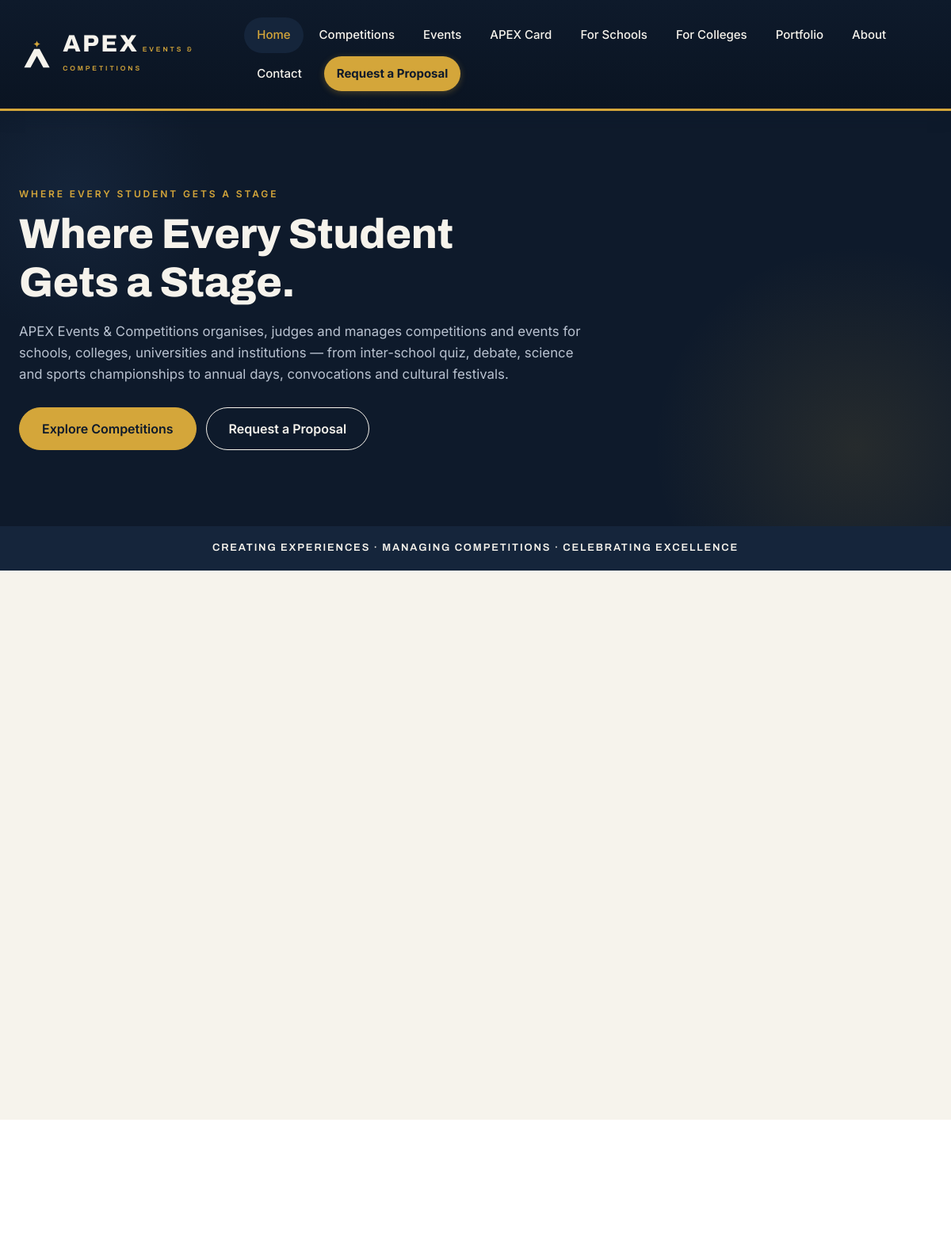
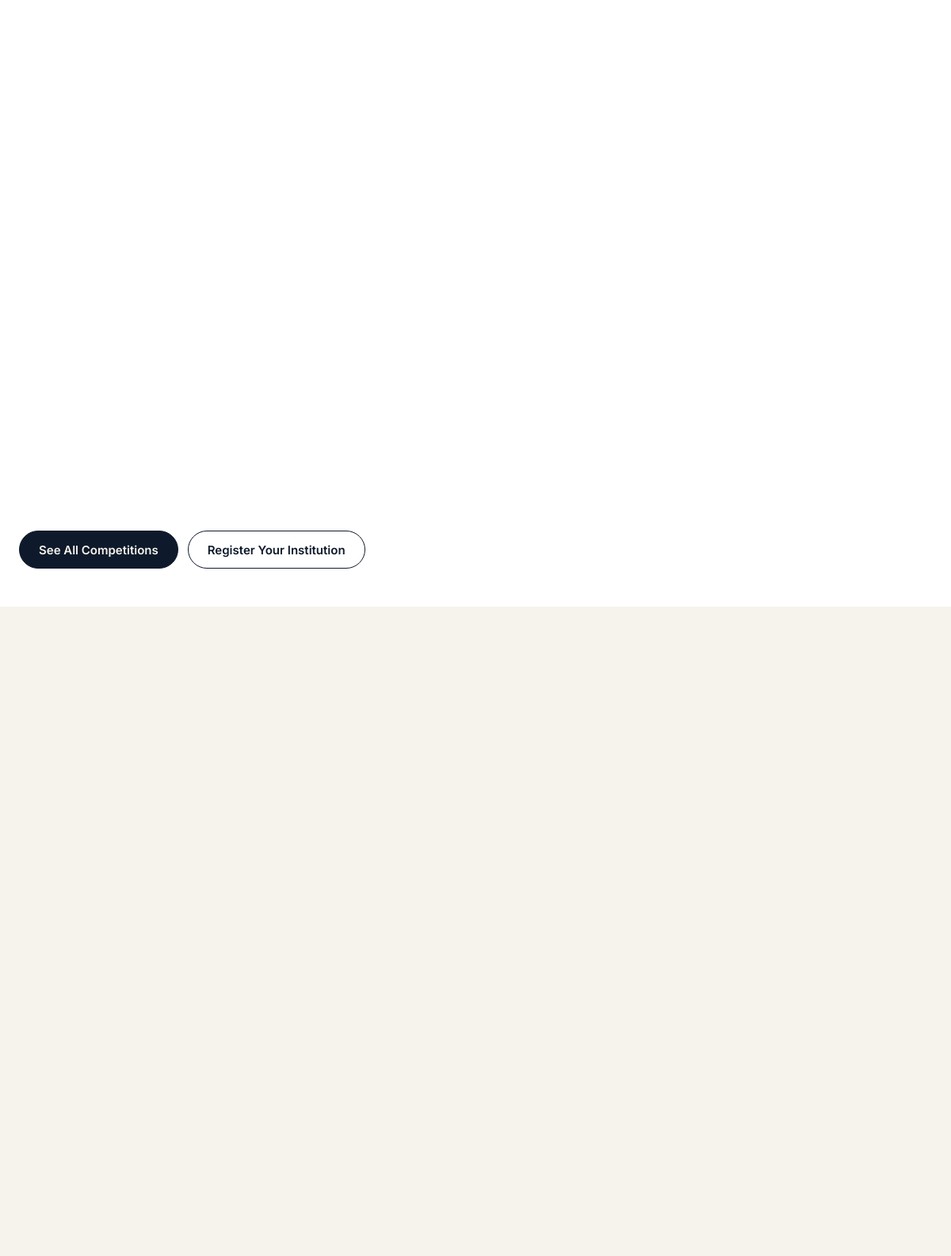
The page / (upper part) on the database its author committed (2 pictures, top to bottom).
### tables this page shows
CREATE TABLE `navigation_items` (
  `id` INT UNSIGNED NOT NULL AUTO_INCREMENT,
  `label` VARCHAR(100) NOT NULL,
  `url` VARCHAR(255) NOT NULL,
  `location` ENUM('header','footer','footer_company','footer_services','footer_for','footer_card') NOT NULL DEFAULT 'header',
  `sort_order` INT NOT NULL DEFAULT 0,
  `is_active` TINYINT(1) NOT NULL DEFAULT 1,
  `is_cta` TINYINT(1) NOT NULL DEFAULT 0,
  PRIMARY KEY (`id`),
  KEY `idx_location` (`location`, `sort_order`)
);

### config/database.php (called while the page is built)
<?php
$dbConfig = [
    'host'     => $_ENV['DB_HOST']     ?? getenv('DB_HOST')     ?: 'localhost',
    'name'     => $_ENV['DB_NAME']     ?? getenv('DB_NAME')     ?: 'apex_db',
    'user'     => $_ENV['DB_USER']     ?? getenv('DB_USER')     ?: 'root',
    'pass'     => $_ENV['DB_PASS']     ?? getenv('DB_PASS')     ?: '',
    'charset'  => 'utf8mb4',
    'port'     => $_ENV['DB_PORT']     ?? getenv('DB_PORT')     ?: 3306,
];
function db(): PDO
{
    static $pdo = null;
    if ($pdo instanceof PDO) {
        return $pdo;
    }
    global $dbConfig;
    $dsn = sprintf(
        'mysql:host=%s;port=%d;dbname=%s;charset=%s',
        $dbConfig['host'], (int)$dbConfig['port'], $dbConfig['name'], $dbConfig['charset']
    );
    try {
        $pdo = new PDO($dsn, $dbConfig['user'], $dbConfig['pass'], [
            PDO::ATTR_ERRMODE            => PDO::ERRMODE_EXCEPTION,
            PDO::ATTR_DEFAULT_FETCH_MODE => PDO::FETCH_ASSOC,
            PDO::ATTR_EMULATE_PREPARES   => false,
            PDO::MYSQL_ATTR_INIT_COMMAND => "SET NAMES 'utf8mb4' COLLATE 'utf8mb4_unicode_ci'",
        ]);
    } catch (PDOException $e) {
        http_response_code(500);
        if (!empty($_ENV['APP_DEBUG']) || getenv('APP_DEBUG') === 'true') {
            exit('Database connection failed: ' . htmlspecialchars($e->getMessage()));
        }
        error_log('[APEX] DB connection failed: ' . $e->getMessage());
        exit('We could not connect to the database right now. Please try again shortly.');
    }
    return $pdo;
}

### includes/functions.php (called while the page is built, shortened)
<?php
if (!function_exists('e')) {
    function e($v): string {
        return htmlspecialchars((string)$v, ENT_QUOTES | ENT_SUBSTITUTE, 'UTF-8');
    }
}
if (!function_exists('nav_items')) {
    function nav_items(string $location): array {
        try {
            $stmt = db()->prepare('SELECT label,url,is_cta FROM navigation_items WHERE location=? AND is_active=1 ORDER BY sort_order');
            $stmt->execute([$location]);
            return $stmt->fetchAll();
        } catch (Throwable $e) { return []; }
    }
}
if (!function_exists('current_page')) {
    function current_page(): string {
        return basename($_SERVER['PHP_SELF'] ?? '');
    }
}
if (!function_exists('nav_active')) {
    function nav_active(string $url): string {
        $url = basename(parse_url($url, PHP_URL_PATH) ?: '');
        return current_page() === $url ? ' aria-current="page"' : '';
    }
}

### index.php (the view, shortened to what this page needs)
<?php
include __DIR__ . '/includes/header.php';
?>
<section class="hero">
  <div class="hero-inner reveal">
    <p class="eyebrow">WHERE EVERY STUDENT GETS A STAGE</p>
    <h1 class="disp">Where Every Student<br>Gets a Stage.</h1>
    <p class="lead">APEX Events &amp; Competitions organises, judges and manages competitions and events for schools, colleges, universities and institutions — from inter-school quiz, debate, science and sports championships to annual days, convocations and cultural festivals.</p>
    <div class="hero-actions">
      <a class="btn btn-gold btn-lg" href="competitions.php">Explore Competitions</a>
      <a class="btn btn-outline-ivory btn-lg" href="contact.php">Request a Proposal</a>
    </div>
  </div>
</section>
<section style="background:var(--panel);color:var(--ivory);padding:18px 0">
  <div class="container text-center" style="letter-spacing:.14em;font-family:Archivo,sans-serif;font-stretch:108%;font-weight:600;font-size:13px">
    CREATING EXPERIENCES · MANAGING COMPETITIONS · CELEBRATING EXCELLENCE
  </div>
</section>
<section class="section">
</section>
<section class="section-sm" style="background:var(--white)">
  <div class="container">
    <div class="hero-actions" style="margin-top:28px">
      <a class="btn btn-navy" href="competitions.php">See All Competitions</a>
      <a class="btn btn-outline" href="calendar.php">Register Your Institution</a>
    </div>
  </div>
</section>
<section class="section-sm">
  <div class="container">
  </div>
</section>
<section class="section">
  <div class="container">
  </div>
</section>
<?php include __DIR__ . '/includes/footer.php'; ?>

### includes/header.php (shortened to what this page needs)
<?php
$headerNav = nav_items('header');
?>
<!doctype html>
<html lang="en">
<head>
<link rel="stylesheet" href="assets/css/main.css">
</head>
<body>
<header class="site-header">
  <div class="bar">
    <a class="brand" href="index.php" aria-label="APEX Events &amp; Competitions — home">
      <span class="mark">
        <svg viewBox="0 0 120 110" width="42" height="39" aria-hidden="true">
          <path d="M60 0 Q62 12 74 14 Q62 16 60 28 Q58 16 46 14 Q58 12 60 0 Z" fill="#D4A63A"/>
          <path d="M49 34 L71 34 L112 110 L86 110 L60 62 L34 110 L8 110 Z" fill="#F6F3EC"/>
        </svg>
      </span>
      <span>
        <span class="name">APEX</span>
        <span class="sub">EVENTS &amp; COMPETITIONS</span>
      </span>
    </a>
    <nav id="apex-nav" class="nav-main" data-nav aria-label="Main">
      <?php foreach ($headerNav as $it): ?>
        <a href="<?= e($it['url']) ?>"<?= nav_active($it['url']) ?><?= $it['is_cta'] ? ' class="cta"' : '' ?>><?= e($it['label']) ?></a>
      <?php endforeach; ?>
    </nav>
  </div>
</header>
<main id="main">

### rows shown on the page
navigation_items: label "Home"
navigation_items: label "Competitions"
navigation_items: label "Events"
navigation_items: label "APEX Card"
navigation_items: label "For Schools"
navigation_items: label "For Colleges"
navigation_items: label "Portfolio"
navigation_items: label "About"
navigation_items: label "Contact"
navigation_items: label "Request a Proposal"
